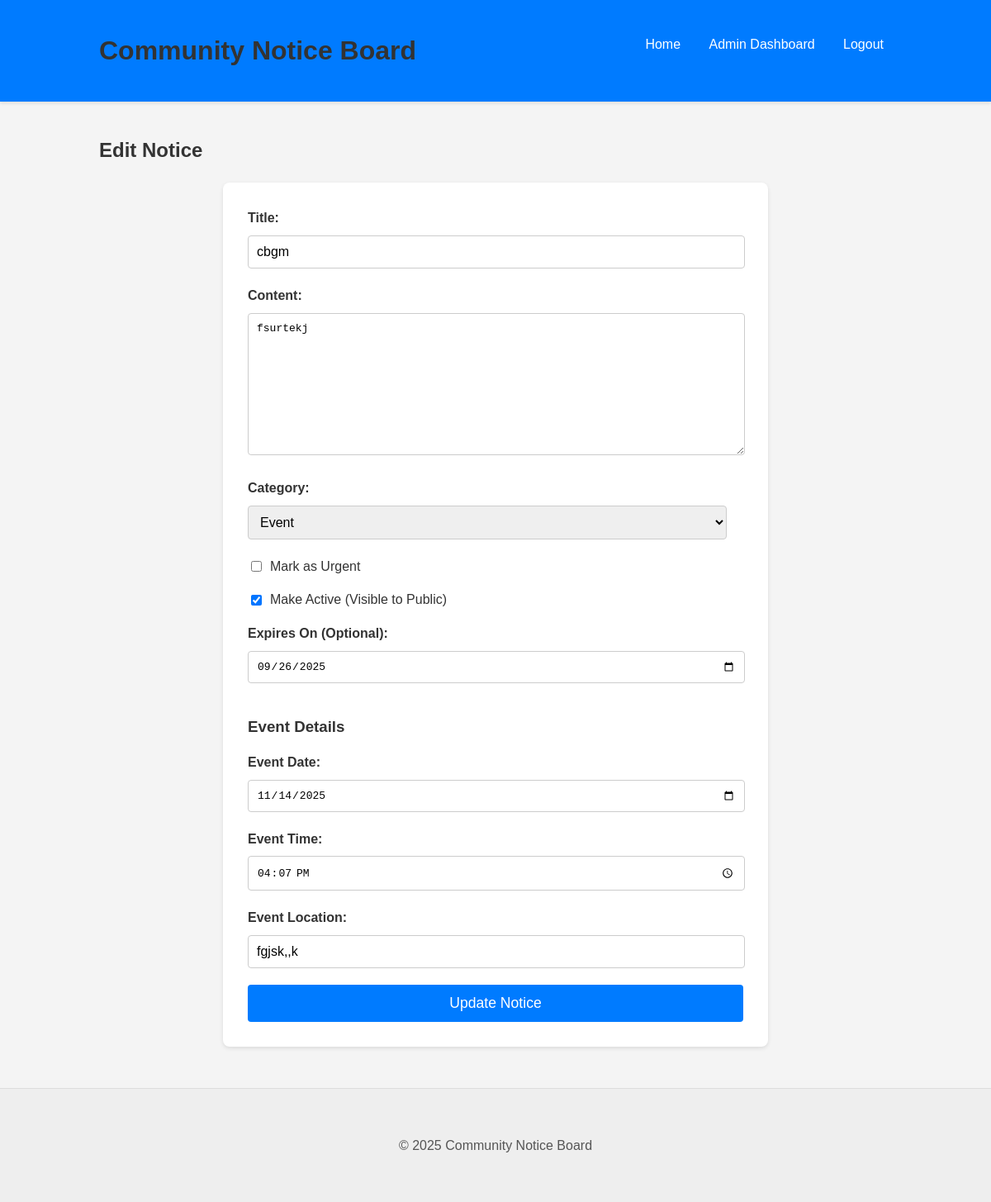
The page /admin/notice/1/edit (signed in) on the database as committed earlier.
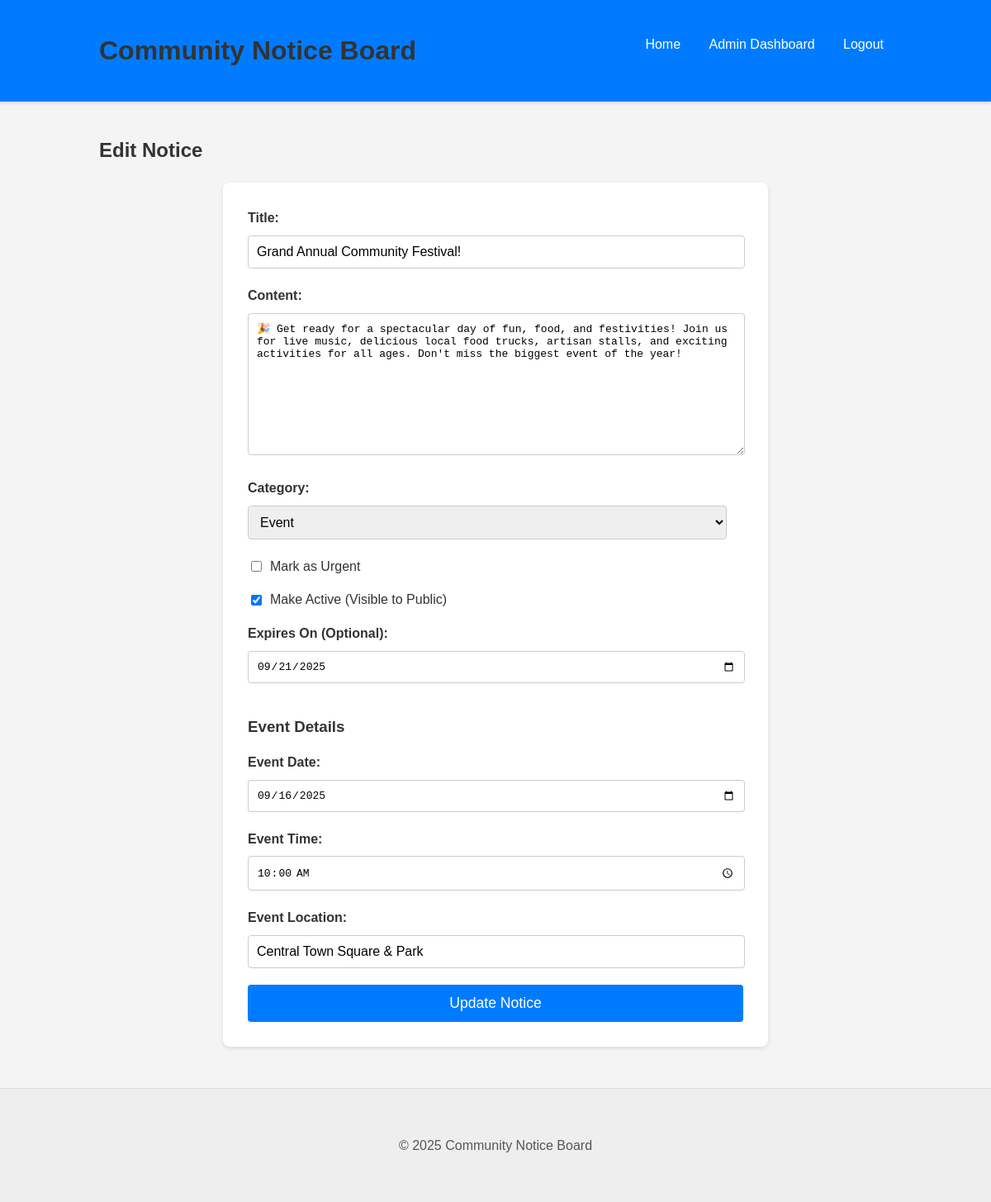
The same page on the database as committed later.
### tables this page shows
CREATE TABLE notices (
    id INTEGER PRIMARY KEY AUTOINCREMENT,
    title TEXT NOT NULL,
    content TEXT NOT NULL,
    category TEXT NOT NULL, -- e.g., 'announcement', 'event', 'urgent' (though is_urgent also exists)
    is_urgent BOOLEAN NOT NULL DEFAULT 0, -- 1 for urgent, 0 for regular
    created_at TIMESTAMP NOT NULL DEFAULT CURRENT_TIMESTAMP,
    expires_at TIMESTAMP NULL, -- Optional expiry date
    event_date DATE NULL,
    event_time TIME NULL,
    event_location TEXT NULL,
    is_active BOOLEAN NOT NULL DEFAULT 1 -- 1 for active, 0 for inactive/draft (admin can toggle)
);

### app.py (the view, shortened to what this page needs)
@app.route('/admin/notice/<int:id>/edit', methods=['GET', 'POST'])
@login_required
def edit_notice(id):
    notice = get_notice(id, check_active=False) # Get notice regardless of active status
    if notice is None:
        return redirect(url_for('admin_dashboard'))
    return render_template('create_edit_notice.html', notice=notice)

### app.py (called while the page is built)
@app.context_processor
def inject_now():
    return {'datetime': datetime}

def get_db():
    if 'db' not in g:
        g.db = sqlite3.connect(
            DATABASE,
        )
        g.db.row_factory = sqlite3.Row # Allows accessing columns by name
    return g.db

def login_required(view):
    @functools.wraps(view)
    def wrapped_view(**kwargs):
        if session.get('logged_in') is None:
            flash('Please log in to access this page.', 'warning')
            return redirect(url_for('admin_login'))
        return view(**kwargs)
    return wrapped_view

### templates/create_edit_notice.html (shortened to what this page needs)
{% extends '_base.html' %}
{% block content %}
    <h2>{% if notice %}Edit Notice{% else %}Create New Notice{% endif %}</h2>
    <form method="post" class="notice-form">
        <label for="title">Title:</label>
        <input type="text" id="title" name="title" value="{{ notice.title if notice else '' }}" required>
        <label for="content">Content:</label>
        <textarea id="content" name="content" rows="10" required>{{ notice.content if notice else '' }}</textarea>
        <label for="category">Category:</label>
        <select id="category" name="category" required onchange="toggleEventFields()">
            <option value="event" {% if notice and notice.category == 'event' %}selected{% endif %}>Event</option>
        </select>
        <div class="checkbox-group">
            <input type="checkbox" id="is_urgent" name="is_urgent" {% if notice and notice.is_urgent %}checked{% endif %}>
            <label for="is_urgent">Mark as Urgent</label>
        </div>
        <div class="checkbox-group">
            <input type="checkbox" id="is_active" name="is_active" {% if notice is none or notice.is_active %}checked{% endif %}>
            <label for="is_active">Make Active (Visible to Public)</label>
        </div>
        <label for="expires_at">Expires On (Optional):</label>
        <input type="date" id="expires_at" name="expires_at" value="{{ notice.expires_at.strftime('%Y-%m-%d') if notice and notice.expires_at else '' }}">
        <div id="event_fields" style="display: {% if notice and notice.category == 'event' %}block{% else %}none{% endif %};">
            <h3>Event Details</h3>
            <label for="event_date">Event Date:</label>
            <input type="date" id="event_date" name="event_date" value="{{ notice.event_date if notice and notice.event_date else '' }}">
            <label for="event_time">Event Time:</label>
            <input type="time" id="event_time" name="event_time" value="{{ notice.event_time if notice and notice.event_time else '' }}">
            <label for="event_location">Event Location:</label>
            <input type="text" id="event_location" name="event_location" value="{{ notice.event_location if notice and notice.event_location else '' }}">
        </div>
        <button type="submit">{% if notice %}Update Notice{% else %}Create Notice{% endif %}</button>
    </form>
{% endblock %}

Rows that differ between the two databases and show on the page:
changed notices "Event": title "cbgm" → "Grand Annual Community Festival!"; content "fsurtekj" → "🎉 Get ready for a spectacular day of fun, food, and festivities! Join us for live music, delicious local food trucks, artisan stalls, and exciting activities for all ages. Don't miss the biggest event of the year!"; event_date "11/14/2025" → "09/16/2025"; event_time "16:07" → "10:00"; event_location "fgjsk,,k" → "Central Town Square & Park"
Other text that changed with them:
form field expires_at: "09/26/2025" → "09/21/2025"
